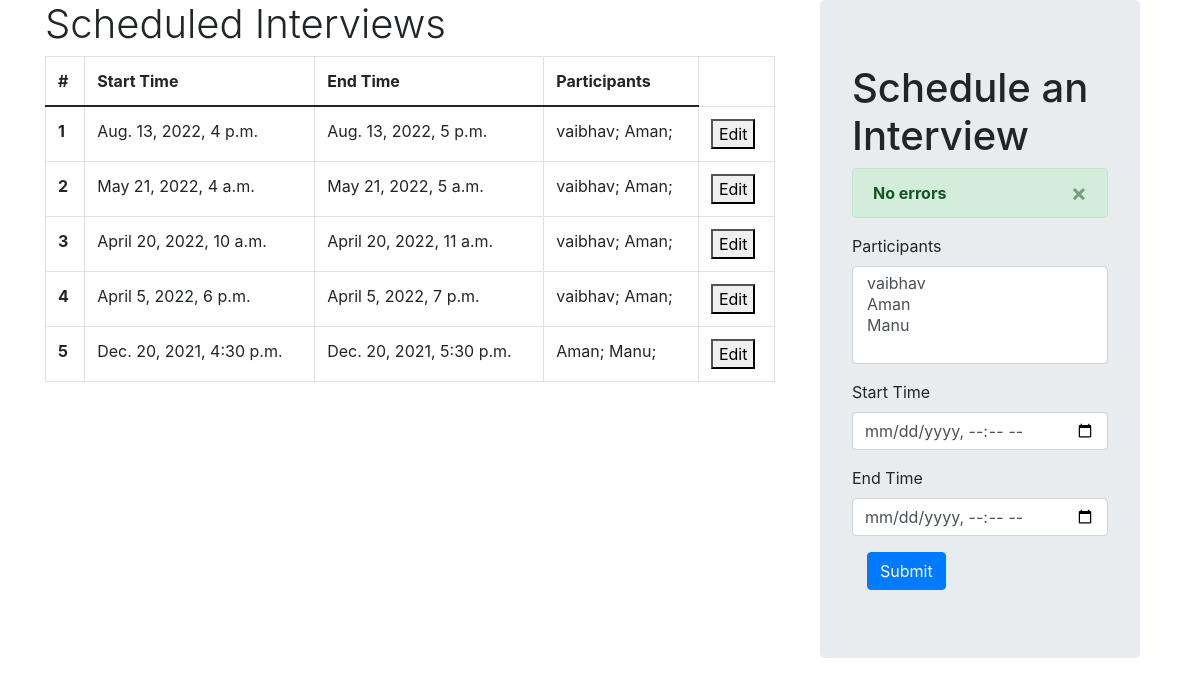
The page / on the database its author committed.
### Interview/models.py (models this page shows)
class Interview(models.Model):
    participants = models.ManyToManyField(User , related_name='participants')
    start_time = models.DateTimeField()
    end_time = models.DateTimeField()

### Interview/views.py (the view, shortened to what this page needs)
# urls.py: path('', views.InterviewPanel),
def InterviewPanel(request):
    if request.method == "GET":
        return render(
            request,
            "interview-panel.html",
            {
                "participants" : User.objects.all() ,
                "interviews" : Interview.objects.all().order_by('-start_time'),
                "errors" : list(set(errors))
            }
        )

### templates/interview-panel.html (shortened to what this page needs)
<!doctype html>
<html lang="en">
  <head>
    <link href="https://cdn.jsdelivr.net/npm/bootstrap@5.0.2/dist/css/bootstrap.min.css" rel="stylesheet">
    <link rel="stylesheet" href="https://maxcdn.bootstrapcdn.com/bootstrap/4.0.0/css/bootstrap.min.css">
  </head>
  <body>
      <div class="container">
          <div class="row">
              <div class="col-8">
                <h1 class="display-6">Scheduled Interviews</h1>
                <table class="table table-bordered">
                    <thead>
                    <tr>
                        <th scope="col">#</th>
                        <th scope="col">Start Time</th>
                        <th scope="col">End Time</th>
                        <th scope="col">Participants</th>
                    </tr>
                    </thead>
                    <tbody>
                        {% for interview in interviews%}
                            <tr>
                                <th>{{forloop.counter}}</th>
                                <td>{{ interview.start_time }}</td>
                                <td>{{ interview.end_time }}</td>
                                <td>
                                    {% for participant in interview.participants.all %}
                                        {{ participant }};
                                    {% endfor %}
                                </td>
                                <td>
                                    <a href="{% url 'update' interview.pk %}"><button type="button">Edit</button></a>
                                </td>
                            </tr>
                        {% endfor %}
                    </tbody>
                </table>
              </div>
              <div class="col-4">
                <div class="container">
                  <div class="jumbotron">
                    <h1 class="display-12">Schedule an Interview</h1>
                    {% if errors|length == 0 %}
                        <div class="alert alert-success alert-dismissible fade show">
                            <strong>No errors</strong>
                            <button type="button" class="close" data-dismiss="alert">&times;</button>
                        </div>
                    {% endif %}
                    <form action="" method = "POST">
                        <div class="form-group">
                            <label for="exampleFormControlSelect2">Participants</label>
                            <select multiple class="form-control" id="exampleFormControlSelect2" name="participants" required>
                            {% for participant in participants %}
                                <option>{{participant.username}}</option>
                            {% endfor %}
                            </select>
                        </div>
                        <div class="form-group">
                            <label>Start Time</label>
                            <input class= "form-control" type="datetime-local" name="start_time" required>
                        </div>
                        <div class="form-group">
                            <label>End Time</label>
                            <input class= "form-control" type="datetime-local" name="end_time" required>
                        </div>
                        <div class="col-auto my-1">
                            <button type="submit" class="btn btn-primary">Submit</button>
                        </div>
                    </form>
                  </div>
                </div>
              </div>
          </div>
      </div>
  </body>
</html>

### rows shown on the page
Interview: start_time "Aug. 13, 2022, 4 p.m.", end_time "Aug. 13, 2022, 5 p.m."
Interview: start_time "May 21, 2022, 4 a.m.", end_time "May 21, 2022, 5 a.m."
Interview: start_time "April 20, 2022, 10 a.m.", end_time "April 20, 2022, 11 a.m."
Interview: start_time "April 5, 2022, 6 p.m.", end_time "April 5, 2022, 7 p.m."
Interview: start_time "Dec. 20, 2021, 4:30 p.m.", end_time "Dec. 20, 2021, 5:30 p.m."

### other values the page prints
{{ participant }} "vaibhav"
{{ participant }} "Aman"
{{ participant }} "Manu"
